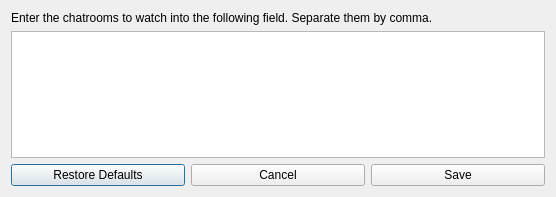
<?xml version="1.0" encoding="UTF-8"?>
<ui version="4.0">
 <class>Dialog</class>
 <widget class="QDialog" name="Dialog">
  <property name="geometry">
   <rect>
    <x>0</x>
    <y>0</y>
    <width>556</width>
    <height>197</height>
   </rect>
  </property>
  <property name="windowTitle">
   <string>Chatrooms</string>
  </property>
  <layout class="QGridLayout" name="gridLayout">
   <item row="0" column="0">
    <layout class="QVBoxLayout" name="verticalLayout">
     <item>
      <widget class="QLabel" name="label">
       <property name="text">
        <string>Enter the chatrooms to watch into the following field. Separate them by comma.</string>
       </property>
       <property name="textFormat">
        <enum>Qt::PlainText</enum>
       </property>
       <property name="wordWrap">
        <bool>true</bool>
       </property>
      </widget>
     </item>
     <item>
      <widget class="QPlainTextEdit" name="roomnames_field"/>
     </item>
     <item>
      <layout class="QHBoxLayout" name="horizontalLayout_2">
       <item>
        <widget class="QPushButton" name="default_button">
         <property name="text">
          <string>Restore Defaults</string>
         </property>
        </widget>
       </item>
       <item>
        <widget class="QPushButton" name="cancel_button">
         <property name="text">
          <string>Cancel</string>
         </property>
        </widget>
       </item>
       <item>
        <widget class="QPushButton" name="save_button">
         <property name="text">
          <string>Save</string>
         </property>
        </widget>
       </item>
      </layout>
     </item>
    </layout>
   </item>
  </layout>
 </widget>
 <resources/>
 <connections/>
</ui>
